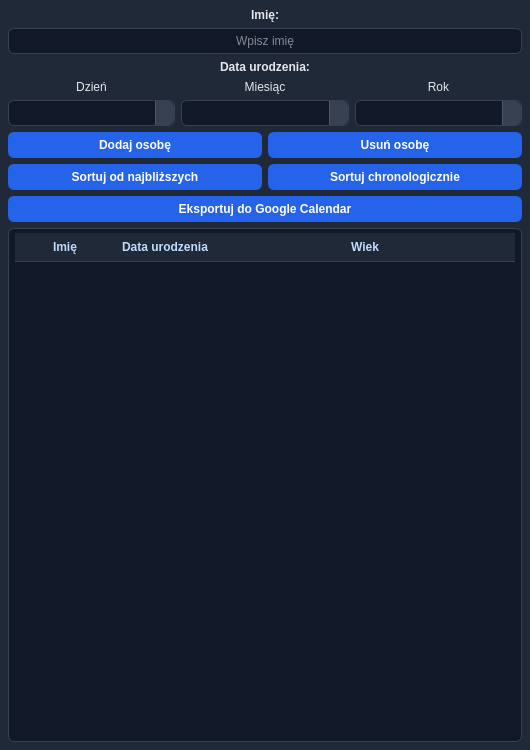
<?xml version="1.0" encoding="UTF-8"?>
<ui version="4.0">
 <class>MainWindow</class>
 <widget class="QMainWindow" name="MainWindow">
  <property name="geometry">
   <rect>
    <x>0</x>
    <y>0</y>
    <width>400</width>
    <height>750</height>
   </rect>
  </property>
  <property name="minimumSize">
   <size>
    <width>530</width>
    <height>500</height>
   </size>
  </property>
  <property name="windowTitle">
   <string>Birthday Sync To Calendar</string>
  </property>
  <property name="styleSheet">
   <string notr="true">QMainWindow, QWidget {
    background-color: #1f2937;
    color: #e5e7eb;
    font-size: 12px;
}

QLabel {
    color: #e5e7eb;
    font-size: 12px;
}

QLineEdit, QComboBox, QTableWidget {
    background-color: #111827;
    color: #f9fafb;
    border: 1px solid #374151;
    border-radius: 6px;
    padding: 4px 6px;
    selection-background-color: #2563eb;
    selection-color: #ffffff;
}

QLineEdit:focus, QComboBox:focus {
    border: 1px solid #2563eb;
}

QComboBox::drop-down {
    subcontrol-origin: padding;
    subcontrol-position: top right;
    width: 18px;
    background-color: #374151;
    border-left: 1px solid #4b5563;
    border-top-right-radius: 6px;
    border-bottom-right-radius: 6px;
}

QComboBox::down-arrow {
    image: none;
    width: 0px;
    height: 0px;
    border-left: 5px solid transparent;
    border-right: 5px solid transparent;
    border-top: 6px solid #cbd5e1;
    margin-right: 2px;
}

QComboBox QAbstractItemView {
    background-color: #111827;
    color: #f9fafb;
    border: 1px solid #374151;
    selection-background-color: #2563eb;
    selection-color: #ffffff;
    outline: 0;
}

QPushButton {
    background-color: #2563eb;
    color: #ffffff;
    border: 1px solid #2563eb;
    border-radius: 6px;
    padding: 5px 10px;
    font-weight: 600;
}

QPushButton:hover {
    background-color: #1d4ed8;
}

QPushButton:pressed {
    background-color: #1e40af;
}

QHeaderView::section {
    background-color: #1f2937;
    color: #bfdbfe;
    border: 0;
    border-bottom: 1px solid #374151;
    padding: 5px;
    font-weight: 600;
}

QTableWidget {
    gridline-color: #374151;
    alternate-background-color: #0f172a;
}

QTableWidget::item {
    padding: 4px;
    border: none;
}

QScrollBar:vertical {
    background: #111827;
    width: 8px;
    margin: 0;
    border-radius: 4px;
}

QScrollBar::handle:vertical {
    background: #4b5563;
    min-height: 20px;
    border-radius: 4px;
}

QScrollBar::handle:vertical:hover {
    background: #6b7280;
}

QScrollBar::add-line:vertical, QScrollBar::sub-line:vertical,
QScrollBar::add-page:vertical, QScrollBar::sub-page:vertical {
    background: none;
    border: none;
}

QMessageBox, QInputDialog {
    background-color: #1f2937;
}

QToolTip {
    background-color: #111827;
    color: #f9fafb;
    border: 1px solid #374151;
}</string>
  </property>
  <widget class="QWidget" name="centralwidget">
   <layout class="QVBoxLayout" name="verticalLayout">
    <!-- Tutaj dodano marginesy (odstępy od krawędzi okna) -->
    <property name="leftMargin">
        <number>8</number>
    </property>
    <property name="topMargin">
        <number>8</number>
    </property>
    <property name="rightMargin">
        <number>8</number>
    </property>
    <property name="bottomMargin">
        <number>8</number>
    </property>
    <!-- Tutaj dodano spacing (odstępy między elementami w środku) -->
    <property name="spacing">
        <number>6</number>
    </property>
    
    <item>
     <widget class="QLabel" name="label_name">
      <property name="text">
       <string>&lt;b&gt;Imię:&lt;/b&gt;</string>
      </property>
      <property name="alignment">
       <set>Qt::AlignCenter</set>
      </property>
     </widget>
    </item>
    <item>
     <widget class="QLineEdit" name="name_input">
      <property name="alignment">
       <set>Qt::AlignCenter</set>
      </property>
      <property name="placeholderText">
       <string>Wpisz imię</string>
      </property>
     </widget>
    </item>
    <item>
     <widget class="QLabel" name="label_date">
      <property name="text">
       <string>&lt;b&gt;Data urodzenia:&lt;/b&gt;</string>
      </property>
      <property name="alignment">
       <set>Qt::AlignCenter</set>
      </property>
     </widget>
    </item>
    <item>
     <layout class="QHBoxLayout" name="horizontalLayout_labels">
      <item>
       <widget class="QLabel" name="label_day">
        <property name="text">
         <string>Dzień</string>
        </property>
        <property name="alignment">
         <set>Qt::AlignCenter</set>
        </property>
       </widget>
      </item>
      <item>
       <widget class="QLabel" name="label_month">
        <property name="text">
         <string>Miesiąc</string>
        </property>
        <property name="alignment">
         <set>Qt::AlignCenter</set>
        </property>
       </widget>
      </item>
      <item>
       <widget class="QLabel" name="label_year">
        <property name="text">
         <string>Rok</string>
        </property>
        <property name="alignment">
         <set>Qt::AlignCenter</set>
        </property>
       </widget>
      </item>
     </layout>
    </item>
    <item>
     <layout class="QHBoxLayout" name="horizontalLayout_combos">
      <item>
       <widget class="QComboBox" name="day_combo">
        <property name="editable">
         <bool>true</bool>
        </property>
       </widget>
      </item>
      <item>
       <widget class="QComboBox" name="month_combo">
        <property name="editable">
         <bool>true</bool>
        </property>
       </widget>
      </item>
      <item>
       <widget class="QComboBox" name="year_combo">
        <property name="editable">
         <bool>true</bool>
        </property>
       </widget>
      </item>
     </layout>
    </item>
    <item>
     <layout class="QHBoxLayout" name="horizontalLayout_buttons_manage">
      <item>
       <widget class="QPushButton" name="add_button">
        <property name="text">
         <string>Dodaj osobę</string>
        </property>
       </widget>
      </item>
      <item>
       <widget class="QPushButton" name="delete_button">
        <property name="text">
         <string>Usuń osobę</string>
        </property>
       </widget>
      </item>
     </layout>
    </item>
    <item>
     <layout class="QHBoxLayout" name="horizontalLayout_buttons_sort">
      <item>
       <widget class="QPushButton" name="sort_by_nearest_button">
        <property name="text">
         <string>Sortuj od najbliższych</string>
        </property>
       </widget>
      </item>
      <item>
       <widget class="QPushButton" name="sort_chronologically_button">
        <property name="text">
         <string>Sortuj chronologicznie</string>
        </property>
       </widget>
      </item>
     </layout>
    </item>
    <item>
     <widget class="QPushButton" name="export_button">
      <property name="text">
       <string>Eksportuj do Google Calendar</string>
      </property>
     </widget>
    </item>
    <item>
     <widget class="QTableWidget" name="table">
      <property name="editTriggers">
       <set>QAbstractItemView::NoEditTriggers</set>
      </property>
      <property name="selectionMode">
       <set>QAbstractItemView::NoSelection</set>
      </property>
      <attribute name="horizontalHeaderCascadingSectionResizes">
       <bool>false</bool>
      </attribute>
      <attribute name="horizontalHeaderStretchLastSection">
       <bool>true</bool>
      </attribute>
      <column>
       <property name="text">
        <string>Imię</string>
       </property>
      </column>
      <column>
       <property name="text">
        <string>Data urodzenia</string>
       </property>
      </column>
      <column>
       <property name="text">
        <string>Wiek</string>
       </property>
      </column>
     </widget>
    </item>
   </layout>
  </widget>
 </widget>
 <resources/>
 <connections/>
</ui>
